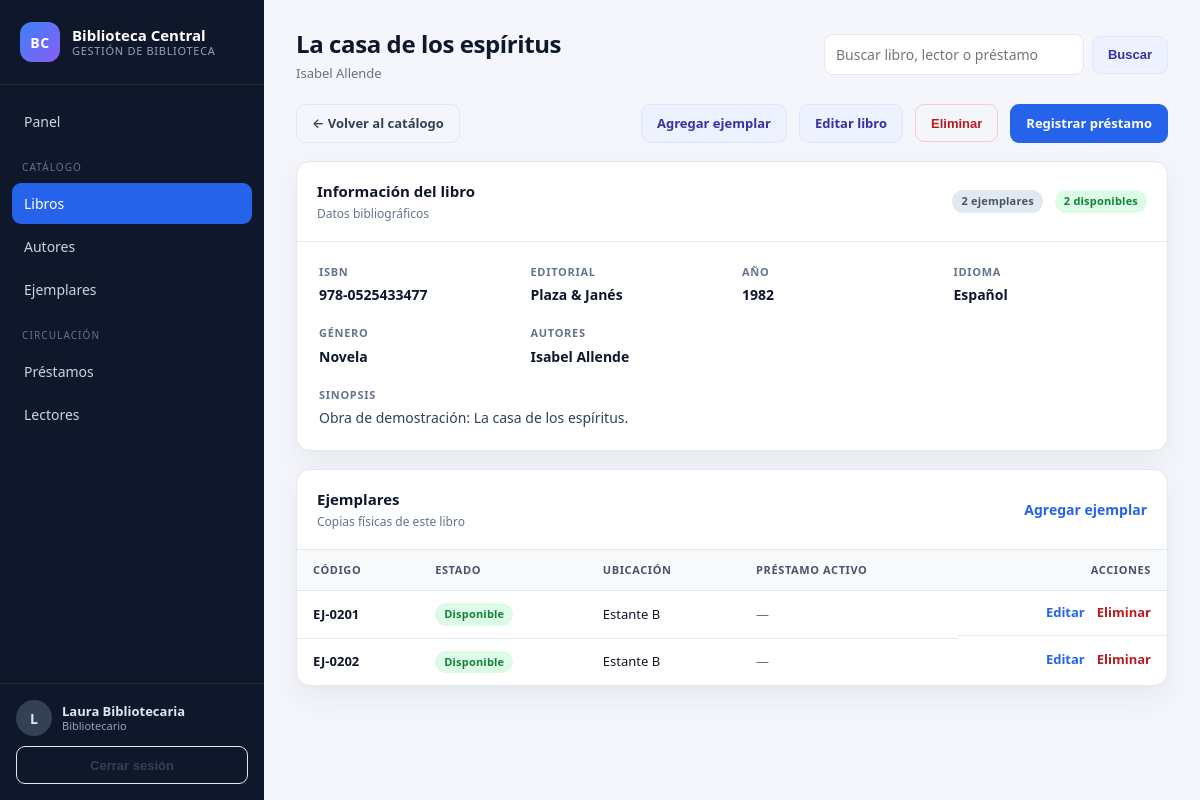
/catalogo/libros/2/ (signed in), run on the app's committed database.
### usuarios/models.py (models this page shows, shortened)
class Usuario(AbstractUser):
    class Rol(models.TextChoices):
        ADMINISTRADOR = "ADMINISTRADOR", "Administrador"
        BIBLIOTECARIO = "BIBLIOTECARIO", "Bibliotecario"
        LECTOR = "LECTOR", "Lector"
    rol = models.CharField(
        "Rol",
        max_length=20,
        choices=Rol.choices,
        default=Rol.LECTOR,
    )
    nombre_completo = models.CharField("Nombre completo", max_length=150, blank=True)
    class Meta:
        verbose_name = "Usuario"
        verbose_name_plural = "Usuarios"
        ordering = ["username"]
    @property
    def rol_label(self):
        return self.get_rol_display()
    @property
    def es_administrador(self):
        return self.is_superuser or self.rol == self.Rol.ADMINISTRADOR
    @property
    def es_bibliotecario(self):
        return self.rol == self.Rol.BIBLIOTECARIO
    @property
    def puede_gestionar(self):
        return self.es_administrador or self.es_bibliotecario
    @property
    def inicial(self):
        texto = self.nombre_completo or self.username
        return texto[:1].upper()

### catalogo/models.py (models this page shows, shortened)
class Libro(models.Model):
    class Idioma(models.TextChoices):
        ESPANOL = "ESPANOL", "Español"
        INGLES = "INGLES", "Inglés"
        FRANCES = "FRANCES", "Francés"
        PORTUGUES = "PORTUGUES", "Portugués"
        OTRO = "OTRO", "Otro"
    titulo = models.CharField("Título", max_length=200)
    isbn = models.CharField("ISBN", max_length=20, unique=True)
    editorial = models.CharField("Editorial", max_length=120, blank=True)
    anio_publicacion = models.PositiveSmallIntegerField(
        "Año de publicación",
        null=True,
        blank=True,
    )
    idioma = models.CharField(
        "Idioma",
        max_length=20,
        choices=Idioma.choices,
        default=Idioma.ESPANOL,
    )
    genero = models.CharField("Género", max_length=80, blank=True)
    sinopsis = models.TextField("Sinopsis", blank=True)
    autores = models.ManyToManyField(
        Autor,
        related_name="libros",
        verbose_name="Autores",
    )
    creado = models.DateTimeField("Creado", auto_now_add=True)
    actualizado = models.DateTimeField("Actualizado", auto_now=True)
    class Meta:
        verbose_name = "Libro"
        verbose_name_plural = "Libros"
        ordering = ["titulo"]
    @property
    def autores_texto(self):
        return ", ".join(autor.nombre_completo for autor in self.autores.all())
    @property
    def total_ejemplares(self):
        return self.ejemplares.count()
    @property
    def ejemplares_disponibles(self):
        return self.ejemplares.disponibles().count()

class Autor(models.Model):
    nombres = models.CharField("Nombres", max_length=100)
    apellidos = models.CharField("Apellidos", max_length=100)
    nacionalidad = models.CharField("Nacionalidad", max_length=80, blank=True)
    fecha_nacimiento = models.DateField("Fecha de nacimiento", null=True, blank=True)
    biografia = models.TextField("Biografía", blank=True)
    class Meta:
        verbose_name = "Autor"
        verbose_name_plural = "Autores"
        ordering = ["apellidos", "nombres"]
    @property
    def nombre_completo(self):
        return f"{self.nombres} {self.apellidos}".strip()

class Ejemplar(models.Model):
    class Estado(models.TextChoices):
        DISPONIBLE = "DISPONIBLE", "Disponible"
        PRESTADO = "PRESTADO", "Prestado"
        MANTENIMIENTO = "MANTENIMIENTO", "En mantenimiento"
        BAJA = "BAJA", "Dado de baja"
    libro = models.ForeignKey(
        Libro,
        on_delete=models.CASCADE,
        related_name="ejemplares",
        verbose_name="Libro",
    )
    codigo = models.CharField("Código de ejemplar", max_length=30, unique=True)
    estado = models.CharField(
        "Estado",
        max_length=20,
        choices=Estado.choices,
        default=Estado.DISPONIBLE,
    )
    ubicacion = models.CharField("Ubicación", max_length=120, blank=True)
    fecha_alta = models.DateField("Fecha de alta", default=timezone.localdate)
    observaciones = models.TextField("Observaciones", blank=True)
    objects = EjemplarQuerySet.as_manager()
    class Meta:
        verbose_name = "Ejemplar"
        verbose_name_plural = "Ejemplares"
        ordering = ["libro__titulo", "codigo"]
    @property
    def prestamo_activo(self):
        return self.detalles_prestamo.filter(fecha_devolucion__isnull=True).first()

### catalogo/views.py (the view)
# urls.py: path("libros/<int:pk>/", views.LibroDetailView.as_view(), name="libro_detail"),
class LibroDetailView(LoginRequiredMixin, DetailView):
    model = Libro
    template_name = "catalogo/libro_detail.html"
    context_object_name = "libro"
    def get_queryset(self):
        return Libro.objects.prefetch_related(
            "autores",
            "ejemplares__detalles_prestamo__prestamo__lector",
        )

### catalogo/models.py (called while the page is built)
    def disponibles(self):
        from prestamos.models import DetallePrestamo
        prestados = DetallePrestamo.objects.filter(
            fecha_devolucion__isnull=True
        ).values("ejemplar_id")
        return self.filter(estado=Ejemplar.Estado.DISPONIBLE).exclude(pk__in=prestados)

### core/context_processors.py (called while the page is built)
def globals(request):
    return {
        "APP_NAME": getattr(settings, "APP_NAME", "Biblioteca"),
        "hoy": timezone.localdate(),
    }

### templates/catalogo/libro_detail.html (shortened to what this page needs)
{% extends "base.html" %}
{% block page_title %}{{ libro.titulo }}{% endblock %}
{% block page_subtitle %}{{ libro.autores_texto }}{% endblock %}
{% block content %}
<div class="page-actions">
    <a class="btn btn-ghost" href="{% url 'catalogo:libro_list' %}">← Volver al catálogo</a>
    {% if user.puede_gestionar %}
    <div class="actions">
        <a class="btn btn-secondary" href="{% url 'catalogo:ejemplar_create' %}?libro={{ libro.pk }}">Agregar ejemplar</a>
        <a class="btn btn-secondary" href="{% url 'catalogo:libro_update' libro.pk %}">Editar libro</a>
        <form method="post" action="{% url 'catalogo:libro_delete' libro.pk %}" data-confirm="¿Eliminar el libro y todos sus ejemplares?">
            <button class="btn btn-ghost danger" type="submit">Eliminar</button>
        </form>
        <a class="btn btn-primary" href="{% url 'prestamos:create' %}">Registrar préstamo</a>
    </div>
    {% endif %}
</div>
<section class="card">
    <header class="card-header">
        <div>
            <h2>Información del libro</h2>
            <p class="muted">Datos bibliográficos</p>
        </div>
        <div class="actions">
            <span class="badge badge-muted">{{ libro.total_ejemplares }} ejemplares</span>
            <span class="badge {% if libro.ejemplares_disponibles %}badge-ok{% else %}badge-danger{% endif %}">{{ libro.ejemplares_disponibles }} disponibles</span>
        </div>
    </header>
    <div class="detail-grid">
        <div>
            <span class="stat-label">ISBN</span>
            <p>{{ libro.isbn }}</p>
        </div>
        <div>
            <span class="stat-label">Editorial</span>
            <p>{{ libro.editorial|default:"—" }}</p>
        </div>
        <div>
            <span class="stat-label">Año</span>
            <p>{{ libro.anio_publicacion|default:"—" }}</p>
        </div>
        <div>
            <span class="stat-label">Idioma</span>
            <p>{{ libro.get_idioma_display }}</p>
        </div>
        <div>
            <span class="stat-label">Género</span>
            <p>{{ libro.genero|default:"—" }}</p>
        </div>
        <div>
            <span class="stat-label">Autores</span>
            <p>{{ libro.autores_texto|default:"—" }}</p>
        </div>
        <div class="full">
            <span class="stat-label">Sinopsis</span>
            <p class="sinopsis">{{ libro.sinopsis|default:"Sin sinopsis registrada."|linebreaksbr }}</p>
        </div>
    </div>
</section>
<section class="card">
    <header class="card-header">
        <div>
            <h2>Ejemplares</h2>
            <p class="muted">Copias físicas de este libro</p>
        </div>
        {% if user.puede_gestionar %}
        <a class="link" href="{% url 'catalogo:ejemplar_create' %}?libro={{ libro.pk }}">Agregar ejemplar</a>
        {% endif %}
    </header>
    {% if libro.ejemplares.exists %}
    <div class="table-wrap">
        <table>
            <thead>
                <tr>
                    <th>Código</th>
                    <th>Estado</th>
                    <th>Ubicación</th>
                    <th>Préstamo activo</th>
                    <th class="right">Acciones</th>
                </tr>
            </thead>
            <tbody>
                {% for ejemplar in libro.ejemplares.all %}
                <tr>
                    <td><strong>{{ ejemplar.codigo }}</strong></td>
                    <td>
                        <span class="badge {% if ejemplar.estado == 'DISPONIBLE' %}badge-ok{% elif ejemplar.estado == 'PRESTADO' %}badge-warning{% elif ejemplar.estado == 'BAJA' %}badge-danger{% else %}badge-muted{% endif %}">
                            {{ ejemplar.get_estado_display }}
                        </span>
                    </td>
                    <td>{{ ejemplar.ubicacion|default:"—" }}</td>
                    <td>
                        {% with activo=ejemplar.prestamo_activo %}
                        {% if activo %}
                            {% if user.puede_gestionar %}
                            <a class="link" href="{% url 'prestamos:detail' activo.prestamo_id %}">{{ activo.prestamo.codigo }} · {{ activo.prestamo.lector.nombre_completo }}</a>
                            {% else %}
                            <span class="muted">No disponible</span>
                            {% endif %}
                        {% else %}
                        <span class="muted">—</span>
                        {% endif %}
                        {% endwith %}
                    </td>
                    <td class="actions">
                        {% if user.puede_gestionar %}
                        <a class="link" href="{% url 'catalogo:ejemplar_update' ejemplar.pk %}">Editar</a>
                        <form method="post" action="{% url 'catalogo:ejemplar_delete' ejemplar.pk %}" data-confirm="¿Eliminar el ejemplar {{ ejemplar.codigo }}?">
                            <button class="link danger" type="submit">Eliminar</button>
                        </form>
                        {% else %}
                        <span class="muted">—</span>
                        {% endif %}
                    </td>
                </tr>
                {% endfor %}
            </tbody>
        </table>
    </div>
    {% else %}
    <div class="empty-state"><p>Este libro no tiene ejemplares registrados.</p></div>
    {% endif %}
</section>
{% endblock %}

### templates/base.html (shortened to what this page needs)
{% load static %}
<!doctype html>
<html lang="es">
<head>
    <link rel="stylesheet" href="{% static 'css/styles.css' %}">
</head>
<body>
{% with url_name=request.resolver_match.url_name app_name=request.resolver_match.app_name %}
<div class="app-shell {% if user.is_authenticated %}app-auth{% else %}app-public{% endif %}">
    {% if user.is_authenticated %}
    <aside class="sidebar" id="sidebar">
        <a class="brand" href="{% url 'core:dashboard' %}">
            <span class="brand-mark">BC</span>
            <span class="brand-text">
                <strong>{{ APP_NAME }}</strong>
                <small>Gestión de biblioteca</small>
            </span>
        </a>
        <nav class="nav">
            <a class="nav-link {% if url_name == 'dashboard' %}active{% endif %}" href="{% url 'core:dashboard' %}">Panel</a>
            <span class="nav-title">Catálogo</span>
            <a class="nav-link {% if url_name == 'libro_list' or url_name == 'libro_detail' %}active{% endif %}" href="{% url 'catalogo:libro_list' %}">Libros</a>
            <a class="nav-link {% if url_name == 'autor_list' %}active{% endif %}" href="{% url 'catalogo:autor_list' %}">Autores</a>
            <a class="nav-link {% if url_name == 'ejemplar_list' %}active{% endif %}" href="{% url 'catalogo:ejemplar_list' %}">Ejemplares</a>
            <span class="nav-title">Circulación</span>
            {% if user.puede_gestionar %}
            <a class="nav-link {% if app_name == 'prestamos' %}active{% endif %}" href="{% url 'prestamos:list' %}">Préstamos</a>
            <a class="nav-link {% if app_name == 'lectores' %}active{% endif %}" href="{% url 'lectores:list' %}">Lectores</a>
            {% else %}
            <a class="nav-link {% if app_name == 'prestamos' %}active{% endif %}" href="{% url 'prestamos:list' %}">Mis préstamos</a>
            {% endif %}
        </nav>
        <div class="sidebar-footer">
            <div class="user-chip">
                <span class="avatar">{{ user.inicial }}</span>
                <span>
                    <strong>{{ user.nombre_completo }}</strong>
                    <small>{{ user.rol_label }}</small>
                </span>
            </div>
            <form method="post" action="{% url 'usuarios:logout' %}">
                <button class="btn btn-ghost btn-block" type="submit">Cerrar sesión</button>
            </form>
        </div>
    </aside>
    {% endif %}
    <main class="{% if user.is_authenticated %}main{% else %}public-main{% endif %}">
        {% if user.is_authenticated %}
        <header class="topbar">
            <div class="topbar-titles">
                <h1>{% block page_title %}{% endblock %}</h1>
                <p class="muted">{% block page_subtitle %}{% endblock %}</p>
            </div>
            <form class="topbar-search" method="get" action="{% url 'core:buscar' %}">
                <input type="search" name="q" value="{{ request.GET.q|default:'' }}" placeholder="Buscar libro, lector o préstamo">
                <button class="btn btn-secondary" type="submit">Buscar</button>
            </form>
        </header>
        {% endif %}
        <section class="content">
            {% block content %}{% endblock %}
        </section>
    </main>
</div>
{% endwith %}
</body>
</html>

### data on the page
Usuario: inicial "L", nombre_completo "Laura Bibliotecaria", rol_label "Bibliotecario"
Libro: titulo "La casa de los espíritus", autores_texto "Isabel Allende", total_ejemplares "2", ejemplares_disponibles "2", isbn "978-0525433477", editorial "Plaza & Janés", anio_publicacion "1982", idioma "Español", genero "Novela", sinopsis "Obra de demostración: La casa de los espíritus."
Ejemplar: codigo "EJ-0201", estado "Disponible", ubicacion "Estante B"
Ejemplar: codigo "EJ-0202", estado "Disponible", ubicacion "Estante B"

### other printed values
{{ APP_NAME }} "Biblioteca Central"
